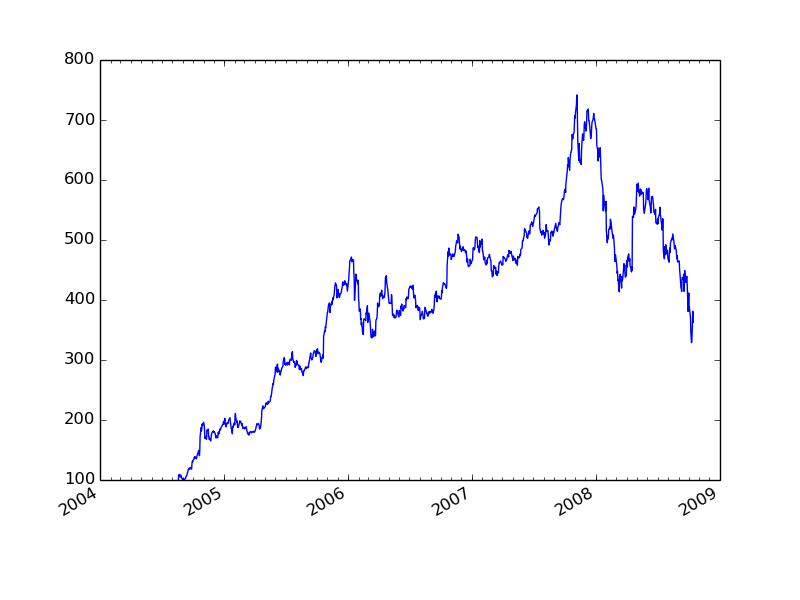

Write Python code to recreate this figure.
#!/depot/Python-2.7.6/bin/python2.7

# necessary for VNC with no X server
import matplotlib as mpl
mpl.use('Agg')

"""
Show how to make date plots in matplotlib using date tick locators and
formatters.  See major_minor_demo1.py for more information on
controlling major and minor ticks

All matplotlib date plotting is done by converting date instances into
days since the 0001-01-01 UTC.  The conversion, tick locating and
formatting is done behind the scenes so this is most transparent to
you.  The dates module provides several converter functions date2num
and num2date

"""
import datetime
import numpy as np
import matplotlib.pyplot as plt
import matplotlib.dates as mdates
import matplotlib.cbook as cbook

years = mdates.YearLocator()   # every year
months = mdates.MonthLocator()  # every month
yearsFmt = mdates.DateFormatter('%Y')

# load a numpy record array from yahoo csv data with fields date,
# open, close, volume, adj_close from the mpl-data/example directory.
# The record array stores python datetime.date as an object array in
# the date column
datafile = cbook.get_sample_data('goog.npy')
try:
    # Python3 cannot load python2 .npy files with datetime(object) arrays
    # unless the encoding is set to bytes. Hovever this option was
    # not added until numpy 1.10 so this example will only work with
    # python 2 or with numpy 1.10 and later.
    r = np.load(datafile, encoding='bytes').view(np.recarray)
except TypeError:
    r = np.load(datafile).view(np.recarray)

fig, ax = plt.subplots()
ax.plot(r.date, r.adj_close)


# format the ticks
ax.xaxis.set_major_locator(years)
ax.xaxis.set_major_formatter(yearsFmt)
ax.xaxis.set_minor_locator(months)

datemin = datetime.date(r.date.min().year, 1, 1)
datemax = datetime.date(r.date.max().year + 1, 1, 1)
ax.set_xlim(datemin, datemax)


# format the coords message box
def price(x):
    return '$%1.2f' % x
#ax.format_xdata = mdates.DateFormatter('%Y-%m-%d')
#ax.format_ydata = price
#ax.grid(True)

# rotates and right aligns the x labels, and moves the bottom of the
# axes up to make room for them
fig.autofmt_xdate()

plt.savefig("date_demo.png")
